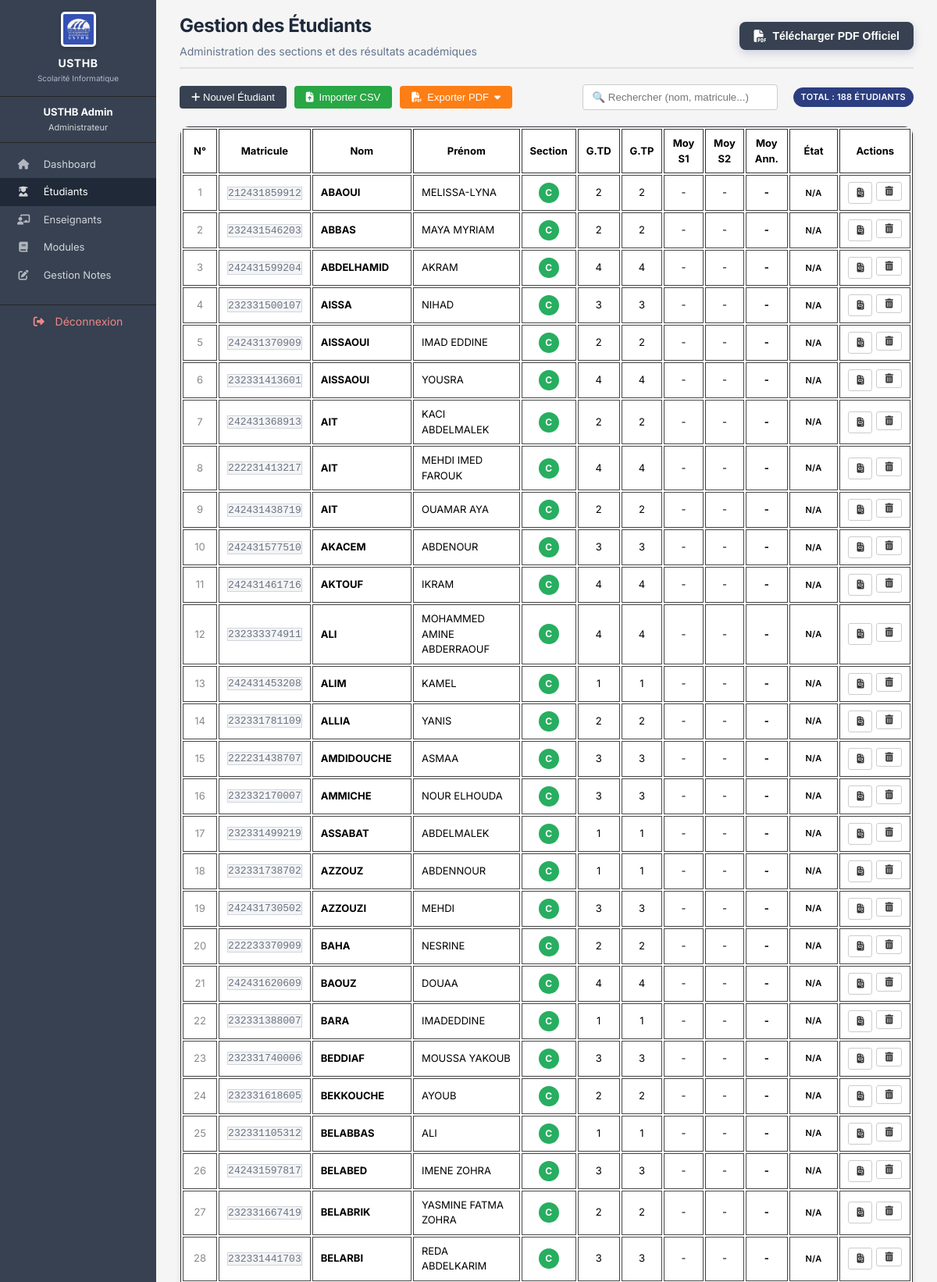
The page /etudiants.php (signed in, upper part) on the database its author committed.
### tables this page shows
CREATE TABLE `etudiants` (
  `id` int(11) NOT NULL AUTO_INCREMENT,
  `matricule` varchar(20) NOT NULL,
  `nom` varchar(100) NOT NULL,
  `prenom` varchar(100) NOT NULL,
  `email` varchar(150) NOT NULL,
  `mot_de_passe` varchar(255) NOT NULL,
  `niveau` varchar(50) DEFAULT NULL,
  `specialite` varchar(100) DEFAULT NULL,
  `section` varchar(10) DEFAULT NULL,
  `groupe_td` int(11) DEFAULT NULL,
  `groupe_tp` int(11) DEFAULT NULL,
  `date_naissance` date DEFAULT NULL,
  `photo` varchar(255) DEFAULT 'default.png',
  PRIMARY KEY (`id`),
  UNIQUE KEY `matricule` (`matricule`),
  UNIQUE KEY `email` (`email`)
);

### etudiants.php (the view, shortened to what this page needs)
<?php
require_once 'config.php';
require_once 'includes/csv_handlers.php';
$query = "
    SELECT e.*,
    (SELECT SUM(n.note * m.coefficient) / SUM(m.coefficient) FROM notes n JOIN modules m ON n.module_id = m.id WHERE n.etudiant_id = e.id AND m.semestre = 1) as moy_s1,
    (SELECT SUM(n.note * m.coefficient) / SUM(m.coefficient) FROM notes n JOIN modules m ON n.module_id = m.id WHERE n.etudiant_id = e.id AND m.semestre = 2) as moy_s2,
    (SELECT SUM(n.note * m.coefficient) / SUM(m.coefficient) FROM notes n JOIN modules m ON n.module_id = m.id WHERE n.etudiant_id = e.id) as moy_annuelle,
    (SELECT COUNT(*) FROM notes WHERE etudiant_id = e.id) as nb_notes
    FROM etudiants e
    ORDER BY e.section ASC, e.nom ASC
";
$etudiants = $pdo->query($query)->fetchAll();
include 'includes/header.php';
include 'includes/sidebar.php';
?>
<div class="main-content">
    <div class="page-header">
        <h1>Gestion des Étudiants</h1>
        <p>Administration des sections et des résultats académiques</p>
    </div>
    <div class="actions-bar">
        <button class="btn-add" onclick="toggleModal('modalAdd')">
            <i class="fa-solid fa-plus"></i> Nouvel Étudiant
        </button>
        <button class="btn-import" onclick="toggleModal('modalImport')">
            <i class="fa-solid fa-file-arrow-up"></i> Importer CSV
        </button>
        <div class="export-dropdown">
            <button class="btn-export-action" id="exportBtn" onclick="toggleDropdown()">
                <i class="fa-solid fa-file-pdf"></i> Exporter PDF <i class="fa-solid fa-caret-down"></i>
            </button>
        </div>
        <input type="text" id="searchInput" placeholder="🔍 Rechercher (nom, matricule...)" style="padding: 8px 12px; border: 1px solid #ccc; border-radius: 4px; width: 250px; margin-left: auto;">
        <div class="badge" style="background:#2c3e80;color:white;margin-left:10px;">
            Total : <?= count($etudiants) ?> étudiants
        </div>
    </div>
    <div class="table-container">
        <table>
            <thead>
                <tr>
                    <th>N°</th>
                    <th>Matricule</th>
                    <th>Nom</th>
                    <th>Prénom</th>
                    <th>Section</th>
                    <th>G.TD</th>
                    <th>G.TP</th>
                    <th>Moy S1</th>
                    <th>Moy S2</th>
                    <th>Moy Ann.</th>
                    <th>État</th>
                    <th>Actions</th>
                </tr>
            </thead>
            <tbody>
                <?php $n = 1; foreach ($etudiants as $e): ?>
                <?php
                    $m1 = $e['moy_s1'] !== null ? round($e['moy_s1'], 2) : null;
                    $m2 = $e['moy_s2'] !== null ? round($e['moy_s2'], 2) : null;
                    $annuelle = null;
                    if ($annuelle === null)      { $etat_class = ''; $etat = 'N/A'; }
                    elseif ($annuelle >= 10)     { $etat_class = 'badge-admis'; $etat = 'ADM'; }
                    else                         { $etat_class = 'badge-ajourne'; $etat = 'AJR'; }
                    $sec = strtolower($e['section'] ?? 'a');
                ?>
                <tr>
                    <td style="text-align:center;color:#888;"><?= $n++ ?></td>
                    <td><span class="badge-code"><?= htmlspecialchars($e['matricule']) ?></span></td>
                    <td><strong><?= htmlspecialchars($e['nom']) ?></strong></td>
                    <td><?= htmlspecialchars($e['prenom']) ?></td>
                    <td style="text-align:center;"><span class="section-badge sec-<?= $sec ?>"><?= htmlspecialchars(strtoupper($e['section'] ?? '')) ?></span></td>
                    <td style="text-align:center;"><?= $e['groupe_td'] ?? 1 ?></td>
                    <td style="text-align:center;"><?= $e['groupe_tp'] ?? 1 ?></td>
                    <td style="text-align:center;"><?= $m1 ?? '-' ?></td>
                    <td style="text-align:center;"><?= $m2 ?? '-' ?></td>
                    <td style="text-align:center;font-weight:bold;"><?= $annuelle ?? '-' ?></td>
                    <td style="text-align:center;"><span class="badge <?= $etat_class ?>"><?= $etat ?></span></td>
                    <td>
                        <div style="display:flex;gap:5px;justify-content:center;">
                            <a href="releve_notes.php?id=<?= $e['id'] ?>" class="btn-action" title="Relevé de notes"><i class="fa-solid fa-file-invoice"></i></a>
                            <form method="POST" style="display:inline;" onsubmit="return confirm('Supprimer cet étudiant ?');">
                                <button type="submit" class="btn-action delete" title="Supprimer"><i class="fa-solid fa-trash-can"></i></button>
                            </form>
                        </div>
                    </td>
                </tr>
                <?php endforeach; ?>
            </tbody>
        </table>
    </div>
</div>
<?php include 'includes/footer.php'; ?>

### assets/css/style.css (style rules this page uses)
:root { --primary-color: #374151; --primary-dark: #1f2937; --sidebar-bg: #262626; --bg-light: #ffffff; --bg-body: #f3f4f6; --text-main: #111827; --text-muted: #6b7280; --accent-gray: #d1d5db; --valid-green: #059669; --invalid-red: #dc2626; }
* { margin: 0; padding: 0; box-sizing: border-box; }
body { font-family: 'Inter', -apple-system, BlinkMacSystemFont, "Segoe UI", Roboto, sans-serif; background-color: var(--bg-body); color: var(--text-main); font-size: 14px; line-height: 1.5; }
a { text-decoration: none; color: var(--primary-color); }
.main-content { flex: 1; padding: 15px 30px 20px; background-color: #f5f5f5; }
.page-header { margin-bottom: 20px; padding-bottom: 10px; border-bottom: 2px solid #e0e0e0; }
.page-header h1 { font-size: 24px; font-weight: 700; color: #1e293b; letter-spacing: -0.02em; }
.page-header p { color: #64748b; font-size: 14px; margin-top: 4px; }
.table-container { background: white; border: 1px solid #e2e8f0; border-radius: 12px; box-shadow: 0 4px 6px -1px rgba(0, 0, 0, 0.1), 0 2px 4px -1px rgba(0, 0, 0, 0.06); overflow: hidden; margin-bottom: 24px; }
table { width: 100%; border-collapse: separate; border-spacing: 2px; border: 1px solid #333; background: #fff; font-family: 'Inter', serif; }
table th { background-color: #fff; padding: 8px 10px; text-align: center; font-size: 13px; color: #000; font-weight: bold; border: 1px solid #333; text-transform: none; }
table td { padding: 8px 10px; border: 1px solid #444; font-size: 13px; color: #000; vertical-align: middle; background: #fff; }
.badge { display: inline-block; padding: 4px 10px; border-radius: 20px; font-size: 11px; font-weight: 600; text-transform: uppercase; letter-spacing: 0.02em; }
.badge-code { background-color: var(--bg-body); color: var(--text-muted); border: 1px solid var(--accent-gray); font-family: monospace; }
.btn-action { display: inline-block; padding: 4px 10px; border: 1px solid #ccc; border-radius: 3px; font-size: 12px; cursor: pointer; background: white; color: #333; }
.btn-add { display: inline-block; padding: 7px 15px; background-color: var(--primary-color); color: white; border: none; border-radius: 4px; font-size: 13px; cursor: pointer; }
.actions-bar { display: flex; align-items: center; gap: 10px; margin-bottom: 20px; flex-wrap: wrap; }
.btn-import { display: inline-flex; align-items: center; gap: 7px; padding: 7px 15px; background-color: #28a745; color: white; border: none; border-radius: 4px; font-size: 13px; cursor: pointer; transition: background 0.2s; }
.btn-export-action { display: inline-flex; align-items: center; gap: 7px; padding: 7px 15px; background-color: #fd7e14; color: white; border: none; border-radius: 4px; font-size: 13px; cursor: pointer; transition: background 0.2s; }
.export-dropdown { position: relative; display: inline-block; }
.section-badge { display: inline-block; width: 26px; height: 26px; border-radius: 50%; font-weight: 700; font-size: 12px; line-height: 26px; text-align: center; color: white; }
.sec-c { background: #27ae60; }

### rows shown on the page
etudiants: matricule "212431859912", nom "ABAOUI", prenom "MELISSA-LYNA", section "C", groupe_td "2", groupe_tp "2", m1 "-", m2 "-", annuelle "-", etat "N/A"
etudiants: matricule "232431546203", nom "ABBAS", prenom "MAYA MYRIAM", section "C", groupe_td "2", groupe_tp "2", m1 "-", m2 "-", annuelle "-", etat "N/A"
etudiants: matricule "242431599204", nom "ABDELHAMID", prenom "AKRAM", section "C", groupe_td "4", groupe_tp "4", m1 "-", m2 "-", annuelle "-", etat "N/A"
etudiants: matricule "232331500107", nom "AISSA", prenom "NIHAD", section "C", groupe_td "3", groupe_tp "3", m1 "-", m2 "-", annuelle "-", etat "N/A"
etudiants: matricule "242431370909", nom "AISSAOUI", prenom "IMAD EDDINE", section "C", groupe_td "2", groupe_tp "2", m1 "-", m2 "-", annuelle "-", etat "N/A"
etudiants: matricule "232331413601", nom "AISSAOUI", prenom "YOUSRA", section "C", groupe_td "4", groupe_tp "4", m1 "-", m2 "-", annuelle "-", etat "N/A"
etudiants: matricule "242431368913", nom "AIT", prenom "KACI ABDELMALEK", section "C", groupe_td "2", groupe_tp "2", m1 "-", m2 "-", annuelle "-", etat "N/A"
etudiants: matricule "222231413217", nom "AIT", prenom "MEHDI IMED FAROUK", section "C", groupe_td "4", groupe_tp "4", m1 "-", m2 "-", annuelle "-", etat "N/A"
etudiants: matricule "242431438719", nom "AIT", prenom "OUAMAR AYA", section "C", groupe_td "2", groupe_tp "2", m1 "-", m2 "-", annuelle "-", etat "N/A"
etudiants: matricule "242431577510", nom "AKACEM", prenom "ABDENOUR", section "C", groupe_td "3", groupe_tp "3", m1 "-", m2 "-", annuelle "-", etat "N/A"
etudiants: matricule "242431461716", nom "AKTOUF", prenom "IKRAM", section "C", groupe_td "4", groupe_tp "4", m1 "-", m2 "-", annuelle "-", etat "N/A"
etudiants: matricule "232333374911", nom "ALI", prenom "MOHAMMED AMINE ABDERRAOUF", section "C", groupe_td "4", groupe_tp "4", m1 "-", m2 "-", annuelle "-", etat "N/A"
etudiants: matricule "242431453208", nom "ALIM", prenom "KAMEL", section "C", groupe_td "1", groupe_tp "1", m1 "-", m2 "-", annuelle "-", etat "N/A"
etudiants: matricule "232331781109", nom "ALLIA", prenom "YANIS", section "C", groupe_td "2", groupe_tp "2", m1 "-", m2 "-", annuelle "-", etat "N/A"
etudiants: matricule "222231438707", nom "AMDIDOUCHE", prenom "ASMAA", section "C", groupe_td "3", groupe_tp "3", m1 "-", m2 "-", annuelle "-", etat "N/A"
etudiants: matricule "232332170007", nom "AMMICHE", prenom "NOUR ELHOUDA", section "C", groupe_td "3", groupe_tp "3", m1 "-", m2 "-", annuelle "-", etat "N/A"
etudiants: matricule "232331499219", nom "ASSABAT", prenom "ABDELMALEK", section "C", groupe_td "1", groupe_tp "1", m1 "-", m2 "-", annuelle "-", etat "N/A"
etudiants: matricule "232331738702", nom "AZZOUZ", prenom "ABDENNOUR", section "C", groupe_td "1", groupe_tp "1", m1 "-", m2 "-", annuelle "-", etat "N/A"
etudiants: matricule "242431730502", nom "AZZOUZI", prenom "MEHDI", section "C", groupe_td "3", groupe_tp "3", m1 "-", m2 "-", annuelle "-", etat "N/A"
etudiants: matricule "222233370909", nom "BAHA", prenom "NESRINE", section "C", groupe_td "2", groupe_tp "2", m1 "-", m2 "-", annuelle "-", etat "N/A"
etudiants: matricule "242431620609", nom "BAOUZ", prenom "DOUAA", section "C", groupe_td "4", groupe_tp "4", m1 "-", m2 "-", annuelle "-", etat "N/A"
etudiants: matricule "232331388007", nom "BARA", prenom "IMADEDDINE", section "C", groupe_td "1", groupe_tp "1", m1 "-", m2 "-", annuelle "-", etat "N/A"
etudiants: matricule "232331740006", nom "BEDDIAF", prenom "MOUSSA YAKOUB", section "C", groupe_td "3", groupe_tp "3", m1 "-", m2 "-", annuelle "-", etat "N/A"
etudiants: matricule "232331618605", nom "BEKKOUCHE", prenom "AYOUB", section "C", groupe_td "2", groupe_tp "2", m1 "-", m2 "-", annuelle "-", etat "N/A"
etudiants: matricule "232331105312", nom "BELABBAS", prenom "ALI", section "C", groupe_td "1", groupe_tp "1", m1 "-", m2 "-", annuelle "-", etat "N/A"
etudiants: matricule "242431597817", nom "BELABED", prenom "IMENE ZOHRA", section "C", groupe_td "3", groupe_tp "3", m1 "-", m2 "-", annuelle "-", etat "N/A"
etudiants: matricule "232331667419", nom "BELABRIK", prenom "YASMINE FATMA ZOHRA", section "C", groupe_td "2", groupe_tp "2", m1 "-", m2 "-", annuelle "-", etat "N/A"
etudiants: matricule "232331441703", nom "BELARBI", prenom "REDA ABDELKARIM", section "C", groupe_td "3", groupe_tp "3", m1 "-", m2 "-", annuelle "-", etat "N/A"

### other values the page prints
$_SESSION['prenom'] . ' ' . $_SESSION['nom'] "USTHB Admin"
count($etudiants) "188"
